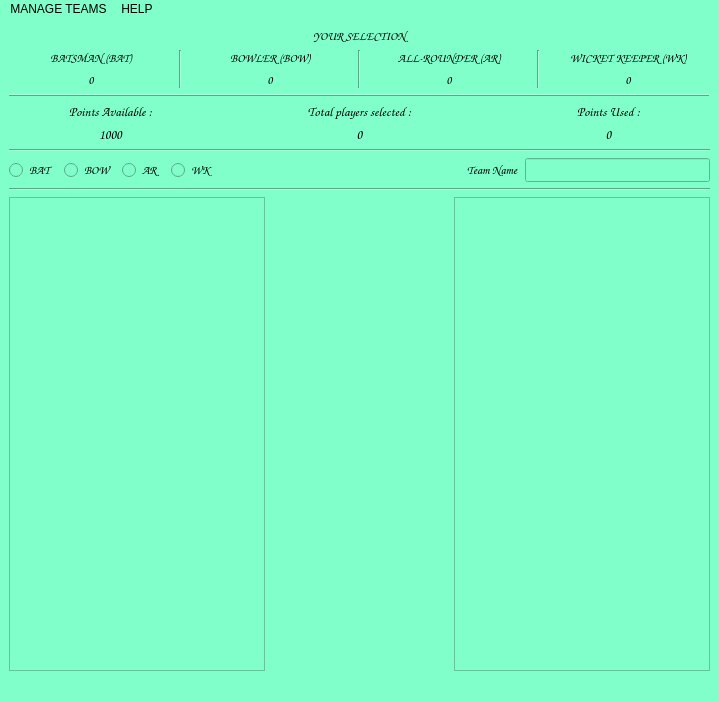
<?xml version="1.0" encoding="UTF-8"?>
<ui version="4.0">
 <class>MainWindow</class>
 <widget class="QMainWindow" name="MainWindow">
  <property name="geometry">
   <rect>
    <x>0</x>
    <y>0</y>
    <width>719</width>
    <height>702</height>
   </rect>
  </property>
  <property name="font">
   <font>
    <family>Comic Sans MS</family>
    <pointsize>9</pointsize>
    <weight>75</weight>
    <bold>true</bold>
   </font>
  </property>
  <property name="windowTitle">
   <string>Fantasy Cricket Game</string>
  </property>
  <property name="styleSheet">
   <string notr="true">background-color: rgb(129, 255, 203);</string>
  </property>
  <widget class="QWidget" name="centralwidget">
   <layout class="QVBoxLayout" name="verticalLayout_5">
    <item>
     <widget class="QLabel" name="lab_selection">
      <property name="font">
       <font>
        <family>Comic Sans MS</family>
        <pointsize>9</pointsize>
        <weight>75</weight>
        <italic>true</italic>
        <bold>true</bold>
       </font>
      </property>
      <property name="text">
       <string>YOUR SELECTION</string>
      </property>
      <property name="alignment">
       <set>Qt::AlignCenter</set>
      </property>
     </widget>
    </item>
    <item>
     <layout class="QHBoxLayout" name="horizontalLayout">
      <item>
       <layout class="QHBoxLayout" name="horizontalLayout_4">
        <item>
         <layout class="QVBoxLayout" name="verticalLayout">
          <item>
           <widget class="QLabel" name="lab_bat">
            <property name="font">
             <font>
              <family>Comic Sans MS</family>
              <pointsize>9</pointsize>
              <weight>75</weight>
              <bold>true</bold>
             </font>
            </property>
            <property name="text">
             <string>BATSMAN (BAT)</string>
            </property>
            <property name="alignment">
             <set>Qt::AlignCenter</set>
            </property>
           </widget>
          </item>
          <item>
           <widget class="QLabel" name="lab_bat_no">
            <property name="font">
             <font>
              <family>Comic Sans MS</family>
              <pointsize>9</pointsize>
              <weight>75</weight>
              <bold>true</bold>
             </font>
            </property>
            <property name="text">
             <string>0</string>
            </property>
            <property name="alignment">
             <set>Qt::AlignCenter</set>
            </property>
           </widget>
          </item>
         </layout>
        </item>
       </layout>
      </item>
      <item>
       <widget class="Line" name="line_2">
        <property name="orientation">
         <enum>Qt::Vertical</enum>
        </property>
       </widget>
      </item>
      <item>
       <layout class="QHBoxLayout" name="horizontalLayout_5">
        <item>
         <layout class="QVBoxLayout" name="verticalLayout_2">
          <item>
           <widget class="QLabel" name="lab_bow">
            <property name="font">
             <font>
              <family>Comic Sans MS</family>
              <pointsize>9</pointsize>
              <weight>75</weight>
              <bold>true</bold>
             </font>
            </property>
            <property name="text">
             <string>BOWLER (BOW)</string>
            </property>
            <property name="alignment">
             <set>Qt::AlignCenter</set>
            </property>
           </widget>
          </item>
          <item>
           <widget class="QLabel" name="lab_bow_no">
            <property name="font">
             <font>
              <family>Comic Sans MS</family>
              <pointsize>9</pointsize>
              <weight>75</weight>
              <bold>true</bold>
             </font>
            </property>
            <property name="text">
             <string>0</string>
            </property>
            <property name="alignment">
             <set>Qt::AlignCenter</set>
            </property>
           </widget>
          </item>
         </layout>
        </item>
       </layout>
      </item>
      <item>
       <widget class="Line" name="line_3">
        <property name="orientation">
         <enum>Qt::Vertical</enum>
        </property>
       </widget>
      </item>
      <item>
       <layout class="QHBoxLayout" name="horizontalLayout_6">
        <item>
         <layout class="QVBoxLayout" name="verticalLayout_3">
          <item>
           <widget class="QLabel" name="lab_ar">
            <property name="font">
             <font>
              <family>Comic Sans MS</family>
              <pointsize>9</pointsize>
              <weight>75</weight>
              <bold>true</bold>
             </font>
            </property>
            <property name="text">
             <string>ALL-ROUNDER (AR)</string>
            </property>
            <property name="alignment">
             <set>Qt::AlignCenter</set>
            </property>
           </widget>
          </item>
          <item>
           <widget class="QLabel" name="lab_ar_no">
            <property name="font">
             <font>
              <family>Comic Sans MS</family>
              <pointsize>9</pointsize>
              <weight>75</weight>
              <bold>true</bold>
             </font>
            </property>
            <property name="text">
             <string>0</string>
            </property>
            <property name="alignment">
             <set>Qt::AlignCenter</set>
            </property>
           </widget>
          </item>
         </layout>
        </item>
       </layout>
      </item>
      <item>
       <widget class="Line" name="line_4">
        <property name="orientation">
         <enum>Qt::Vertical</enum>
        </property>
       </widget>
      </item>
      <item>
       <layout class="QHBoxLayout" name="horizontalLayout_7">
        <item>
         <layout class="QVBoxLayout" name="verticalLayout_4">
          <item>
           <widget class="QLabel" name="lab_wk">
            <property name="font">
             <font>
              <family>Comic Sans MS</family>
              <pointsize>9</pointsize>
              <weight>75</weight>
              <bold>true</bold>
             </font>
            </property>
            <property name="text">
             <string>WICKET KEEPER (WK)</string>
            </property>
            <property name="alignment">
             <set>Qt::AlignCenter</set>
            </property>
           </widget>
          </item>
          <item>
           <widget class="QLabel" name="lab_wk_no">
            <property name="font">
             <font>
              <family>Comic Sans MS</family>
              <pointsize>9</pointsize>
              <weight>75</weight>
              <bold>true</bold>
             </font>
            </property>
            <property name="text">
             <string>0</string>
            </property>
            <property name="alignment">
             <set>Qt::AlignCenter</set>
            </property>
           </widget>
          </item>
         </layout>
        </item>
       </layout>
      </item>
     </layout>
    </item>
    <item>
     <widget class="Line" name="line">
      <property name="frameShadow">
       <enum>QFrame::Raised</enum>
      </property>
      <property name="orientation">
       <enum>Qt::Horizontal</enum>
      </property>
     </widget>
    </item>
    <item>
     <layout class="QHBoxLayout" name="horizontalLayout_15">
      <item>
       <layout class="QVBoxLayout" name="verticalLayout_7">
        <item>
         <widget class="QLabel" name="lab_pts_availabe">
          <property name="font">
           <font>
            <family>Comic Sans MS</family>
            <pointsize>10</pointsize>
            <weight>75</weight>
            <bold>true</bold>
           </font>
          </property>
          <property name="text">
           <string>Points Available :</string>
          </property>
          <property name="alignment">
           <set>Qt::AlignCenter</set>
          </property>
         </widget>
        </item>
        <item>
         <widget class="QLabel" name="lab_pts_used_count_2">
          <property name="font">
           <font>
            <family>Comic Sans MS</family>
            <pointsize>10</pointsize>
            <weight>75</weight>
            <bold>true</bold>
           </font>
          </property>
          <property name="text">
           <string>1000</string>
          </property>
          <property name="alignment">
           <set>Qt::AlignCenter</set>
          </property>
         </widget>
        </item>
       </layout>
      </item>
      <item>
       <spacer name="horizontalSpacer_4">
        <property name="orientation">
         <enum>Qt::Horizontal</enum>
        </property>
        <property name="sizeType">
         <enum>QSizePolicy::Fixed</enum>
        </property>
        <property name="sizeHint" stdset="0">
         <size>
          <width>40</width>
          <height>20</height>
         </size>
        </property>
       </spacer>
      </item>
      <item>
       <layout class="QVBoxLayout" name="verticalLayout_6">
        <item>
         <widget class="QLabel" name="lab_total_selected">
          <property name="font">
           <font>
            <family>Comic Sans MS</family>
            <pointsize>10</pointsize>
            <weight>75</weight>
            <bold>true</bold>
           </font>
          </property>
          <property name="text">
           <string>Total players selected :</string>
          </property>
          <property name="alignment">
           <set>Qt::AlignCenter</set>
          </property>
         </widget>
        </item>
        <item>
         <widget class="QLabel" name="lab_total_selected_count">
          <property name="font">
           <font>
            <family>Comic Sans MS</family>
            <pointsize>10</pointsize>
            <weight>75</weight>
            <bold>true</bold>
           </font>
          </property>
          <property name="text">
           <string>0</string>
          </property>
          <property name="alignment">
           <set>Qt::AlignCenter</set>
          </property>
         </widget>
        </item>
       </layout>
      </item>
      <item>
       <spacer name="horizontalSpacer">
        <property name="orientation">
         <enum>Qt::Horizontal</enum>
        </property>
        <property name="sizeType">
         <enum>QSizePolicy::Fixed</enum>
        </property>
        <property name="sizeHint" stdset="0">
         <size>
          <width>40</width>
          <height>20</height>
         </size>
        </property>
       </spacer>
      </item>
      <item>
       <layout class="QVBoxLayout" name="verticalLayout_8">
        <item>
         <widget class="QLabel" name="lab_pts_used">
          <property name="font">
           <font>
            <family>Comic Sans MS</family>
            <pointsize>10</pointsize>
            <weight>75</weight>
            <bold>true</bold>
           </font>
          </property>
          <property name="text">
           <string>Points Used :</string>
          </property>
          <property name="alignment">
           <set>Qt::AlignCenter</set>
          </property>
         </widget>
        </item>
        <item>
         <widget class="QLabel" name="lab_pts_used_count">
          <property name="font">
           <font>
            <family>Comic Sans MS</family>
            <pointsize>10</pointsize>
            <weight>75</weight>
            <bold>true</bold>
           </font>
          </property>
          <property name="text">
           <string>0</string>
          </property>
          <property name="alignment">
           <set>Qt::AlignCenter</set>
          </property>
         </widget>
        </item>
       </layout>
      </item>
     </layout>
    </item>
    <item>
     <widget class="Line" name="line_5">
      <property name="orientation">
       <enum>Qt::Horizontal</enum>
      </property>
     </widget>
    </item>
    <item>
     <layout class="QHBoxLayout" name="horizontalLayout_2">
      <item>
       <layout class="QHBoxLayout" name="horizontalLayout_3">
        <item>
         <widget class="QRadioButton" name="rad_bat">
          <property name="font">
           <font>
            <family>Comic Sans MS</family>
            <pointsize>9</pointsize>
            <weight>75</weight>
            <bold>true</bold>
           </font>
          </property>
          <property name="text">
           <string>BAT</string>
          </property>
         </widget>
        </item>
        <item>
         <widget class="QRadioButton" name="rad_bow">
          <property name="font">
           <font>
            <family>Comic Sans MS</family>
            <pointsize>9</pointsize>
            <weight>75</weight>
            <bold>true</bold>
           </font>
          </property>
          <property name="text">
           <string>BOW</string>
          </property>
         </widget>
        </item>
        <item>
         <widget class="QRadioButton" name="rad_ar">
          <property name="font">
           <font>
            <family>Comic Sans MS</family>
            <pointsize>9</pointsize>
            <weight>75</weight>
            <bold>true</bold>
           </font>
          </property>
          <property name="text">
           <string>AR</string>
          </property>
         </widget>
        </item>
        <item>
         <widget class="QRadioButton" name="rad_wk">
          <property name="font">
           <font>
            <family>Comic Sans MS</family>
            <pointsize>9</pointsize>
            <weight>75</weight>
            <bold>true</bold>
           </font>
          </property>
          <property name="text">
           <string>WK</string>
          </property>
         </widget>
        </item>
       </layout>
      </item>
      <item>
       <spacer name="horizontalSpacer_2">
        <property name="orientation">
         <enum>Qt::Horizontal</enum>
        </property>
        <property name="sizeType">
         <enum>QSizePolicy::Expanding</enum>
        </property>
        <property name="sizeHint" stdset="0">
         <size>
          <width>40</width>
          <height>20</height>
         </size>
        </property>
       </spacer>
      </item>
      <item>
       <layout class="QHBoxLayout" name="horizontalLayout_8">
        <item>
         <widget class="QLabel" name="lab_team_name">
          <property name="font">
           <font>
            <family>Comic Sans MS</family>
            <pointsize>9</pointsize>
            <weight>75</weight>
            <bold>true</bold>
           </font>
          </property>
          <property name="text">
           <string>Team Name</string>
          </property>
         </widget>
        </item>
        <item>
         <widget class="QLineEdit" name="lineEdit_team_name">
          <property name="font">
           <font>
            <family>Comic Sans MS</family>
            <pointsize>9</pointsize>
            <weight>75</weight>
            <bold>true</bold>
           </font>
          </property>
         </widget>
        </item>
       </layout>
      </item>
     </layout>
    </item>
    <item>
     <widget class="Line" name="line_6">
      <property name="orientation">
       <enum>Qt::Horizontal</enum>
      </property>
     </widget>
    </item>
    <item>
     <layout class="QHBoxLayout" name="horizontalLayout_9">
      <item>
       <widget class="QListWidget" name="listWidget_all">
        <property name="font">
         <font>
          <family>Comic Sans MS</family>
          <pointsize>10</pointsize>
          <weight>75</weight>
          <bold>true</bold>
         </font>
        </property>
       </widget>
      </item>
      <item>
       <spacer name="horizontalSpacer_3">
        <property name="orientation">
         <enum>Qt::Horizontal</enum>
        </property>
        <property name="sizeHint" stdset="0">
         <size>
          <width>40</width>
          <height>20</height>
         </size>
        </property>
       </spacer>
      </item>
      <item>
       <widget class="QListWidget" name="listWidget_team">
        <property name="font">
         <font>
          <family>Comic Sans MS</family>
          <pointsize>10</pointsize>
          <weight>75</weight>
          <bold>true</bold>
         </font>
        </property>
        <property name="cursor" stdset="0">
         <cursorShape>ArrowCursor</cursorShape>
        </property>
       </widget>
      </item>
     </layout>
    </item>
   </layout>
  </widget>
  <widget class="QMenuBar" name="menubar">
   <property name="geometry">
    <rect>
     <x>0</x>
     <y>0</y>
     <width>719</width>
     <height>26</height>
    </rect>
   </property>
   <widget class="QMenu" name="menuMANAGE_TEAMS">
    <property name="font">
     <font>
      <family>Comic Sans MS</family>
      <pointsize>9</pointsize>
      <weight>50</weight>
      <bold>false</bold>
     </font>
    </property>
    <property name="title">
     <string>MANAGE TEAMS</string>
    </property>
    <addaction name="actionNEW_Team"/>
    <addaction name="actionSAVE_Team"/>
    <addaction name="actionOPEN_Team"/>
    <addaction name="actionDELETE_Team"/>
    <addaction name="separator"/>
    <addaction name="actionEVALUATE_Team"/>
    <addaction name="separator"/>
    <addaction name="actionQUIT"/>
   </widget>
   <widget class="QMenu" name="menuHELP">
    <property name="title">
     <string>HELP</string>
    </property>
    <addaction name="actionInstructions"/>
    <addaction name="actionAbout"/>
   </widget>
   <addaction name="menuMANAGE_TEAMS"/>
   <addaction name="menuHELP"/>
  </widget>
  <widget class="QStatusBar" name="statusbar"/>
  <action name="actionNEW_Team">
   <property name="text">
    <string>NEW Team</string>
   </property>
  </action>
  <action name="actionSAVE_Team">
   <property name="text">
    <string>SAVE Team</string>
   </property>
  </action>
  <action name="actionOPEN_Team">
   <property name="text">
    <string>OPEN Team</string>
   </property>
  </action>
  <action name="actionEVALUATE_Team">
   <property name="text">
    <string>EVALUATE Team</string>
   </property>
  </action>
  <action name="actionDELETE_Team">
   <property name="text">
    <string>DELETE Team</string>
   </property>
  </action>
  <action name="actionQUIT">
   <property name="text">
    <string>QUIT</string>
   </property>
  </action>
  <action name="actionInstructions">
   <property name="text">
    <string>Instructions</string>
   </property>
   <property name="font">
    <font>
     <family>Comic Sans MS</family>
    </font>
   </property>
  </action>
  <action name="actionAbout">
   <property name="text">
    <string>About</string>
   </property>
   <property name="font">
    <font>
     <family>Comic Sans MS</family>
    </font>
   </property>
  </action>
 </widget>
 <resources/>
 <connections/>
</ui>
